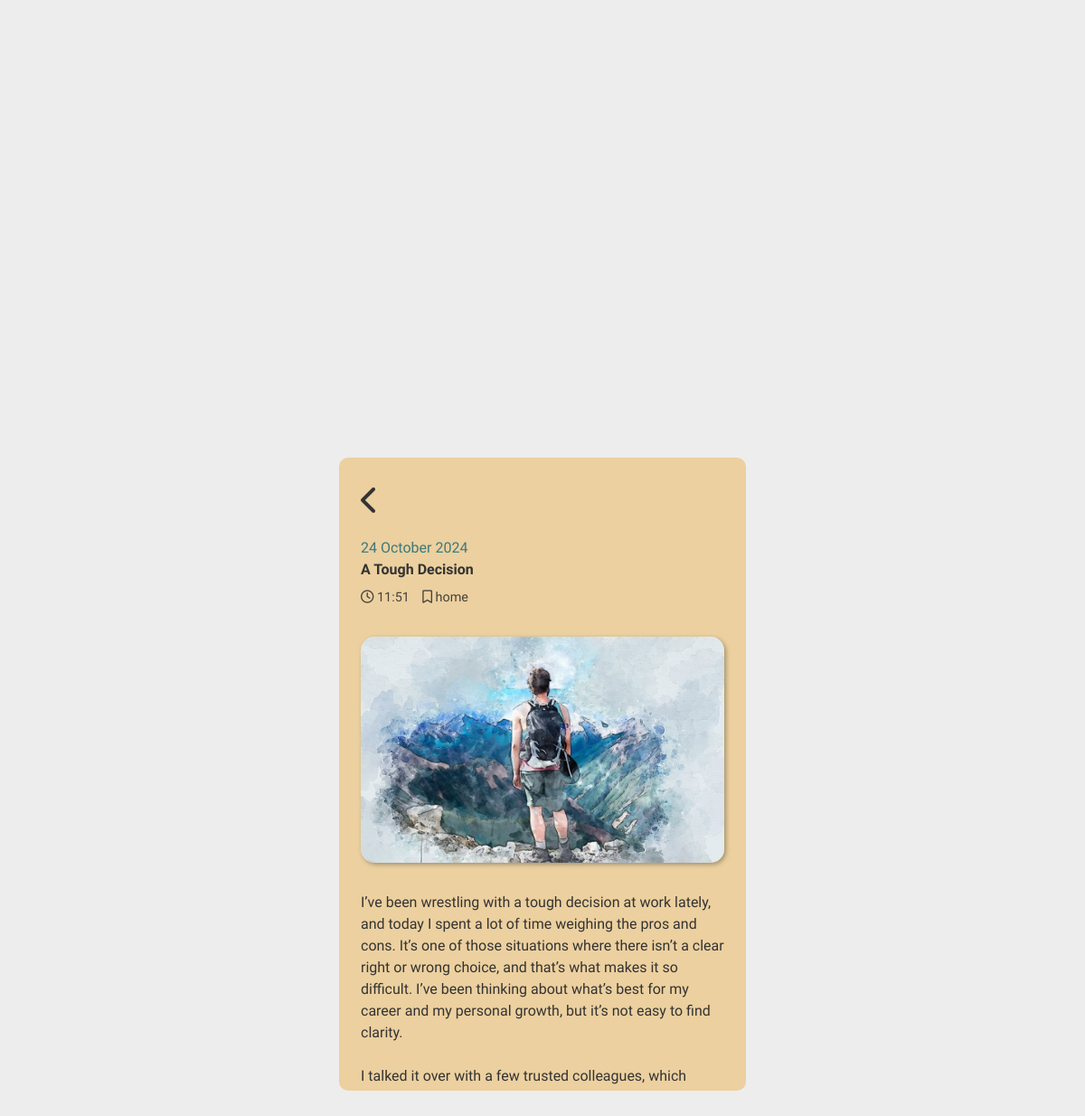
Screenshot of /view.php?journal_id=64 with the database file from the repository.
### tables this page shows
CREATE TABLE `journal` (
  `id` int(11) NOT NULL,
  `title` varchar(255) DEFAULT NULL,
  `content` text DEFAULT NULL,
  `img_url` varchar(255) DEFAULT NULL,
  `create_at` timestamp NOT NULL DEFAULT current_timestamp(),
  `updated_at` timestamp NOT NULL DEFAULT current_timestamp() ON UPDATE current_timestamp(),
  `type` varchar(255) DEFAULT NULL
);

### classes/journal.class.php (called while the page is built, shortened)
<?php
require_once 'database.php';
class Journal{
    public $id;
    protected $db ;
    function __construct(){
        $this->db = new Database();
    }
    function select_journal(){
        $sql = "SELECT * FROM journal
        WHERE :id = journal.id; ";
        $query =  $this->db->connect()->prepare($sql);
        $query->bindParam(':id', $this->id);
        if($query->execute()){
            $data = $query->fetch();
        }
        return $data;
    }
}

### classes/database.php (called while the page is built)
<?php
class Database{
    private $host = 'localhost';
    private $username = 'root';
    private $password = '';
    private $database = 'journal';
    protected $connection;
    function connect(){
        try
			{
				$this->connection = new PDO("mysql:host=$this->host;dbname=$this->database", $this->username, $this->password);
			}
			catch (PDOException $e)
			{
				echo "Connection error " . $e->getMessage();
			}
        return $this->connection;
    }
}
?>

### view.php (the view, shortened to what this page needs)
<!DOCTYPE html>
<html lang="en">
<head>
    <link rel="stylesheet" href="styles.css">
    <link href="https://cdnjs.cloudflare.com/ajax/libs/font-awesome/6.0.0/css/all.min.css" rel="stylesheet">
</head>
<body>
    <?php  session_start();
        include_once 'classes/journal.class.php';
        $journal = new Journal();
        if(isset($_GET['journal_id'])){
            $journal->id = $_GET['journal_id'];
            $selected_journal = $journal->select_journal();
        }else if(isset($_GET['delete_id'])){
            $journal->id = $_GET['delete_id'];
            if($journal->delete_journal()){
                header('index.php');
            }
        }
    ?>
    <div class ="bg-full bg-light d-flex justify-content-center align-items-center ">
        <div class="journal-container bg-primary rounded-2 p-half " style = "height: 700px; width: 450px; overflow:scroll;">
            <section class = "mb-1">
                <a style = "font-size: 2rem;"  href = "index.php" > <i class="fa-solid fa-chevron-left"></i> </a>
             </section>
            <section class = "mb-2">
                <div class ="mb-little">
                    <p class = "text-blue"><?php $date = new DateTime($selected_journal['create_at']); echo $date->format('d F Y');?></p>
                    <p class = "" style = "width: 200px; font-weight:bold; font-size: 1rem;" >
                        <?php echo $selected_journal['title']?>
                    </p>
                </div>
                <div class ="d-flex" style = "font-size:0.9rem; opacity: 90%;" >
                    <div style = "margin-right: 1em; ">
                        <i class="fa-regular fa-clock" ></i>
                        <?php $time = new DateTime($selected_journal['create_at']); echo $time->format('H:i')?>
                    </div>
                    <div>
                        <i class="fa-regular fa-bookmark"></i>
                        <?php echo $selected_journal['type']?>
                    </div>
                </div>
            </section>
            <section class = "w-100 mb-2">
                <div class="img-container " style = "height: 250px; width: 100%;">
                    <img class = "rounded-3 card-shadow"  src="<?php echo $selected_journal['img_url'] ?>" style = "height:100%; width: 100%; object-fit:cover;" alt="journal-image">
                </div>
            </section>
            <section>
                <p class = "preserve-format mb-2"><?php echo $selected_journal['content']?></p>
            </section >
        </div>
    </div>
</body>
</html>

### styles.css (style rules this page uses)
* { margin: 0; padding: 0; box-sizing: border-box; }
html { font-size: 16px; line-height: 1.5; box-sizing: border-box; }
body { font-family: 'Libre Caslon Text','Arial', sans-serif; color: #333; background-color: #f4f4f4; }
a { text-decoration: none; color: inherit; outline: none; background: none; border: none; padding: 0; margin: 0; }
.bg-light { background-color: #ededed; }
.bg-full { height: 100vh; width: 100vw; }
.bg-primary { background-color: #ecd09f; }
.d-flex { display: flex; }
.justify-content-center { justify-content: center; }
.align-items-center { align-items:center; }
.rounded-2 { border-radius: 10px; }
.rounded-3 { border-radius: 15px; }
.p-half { padding: 1.5em; }
.mb-1 { margin-bottom: 1em; }
.mb-2 { margin-bottom: 2em; }
.mb-little { margin-bottom: 0.5em; }
.w-100 { width: 100%; }
.text-blue { color: #3b797c; }
.card-shadow { transition: all; transition-duration: 0.5s; box-shadow: 2px 2px 5px #a3916f; }
.preserve-format { white-space: pre-wrap; }

### rows the page displays
journal: create_at "24 October 2024", title "A Tough Decision", create_at "11:51", type "home", img_url (picture), content "I’ve been wrestling with a tough decision at work lately, and today I spent a lot of time weighing the pros and cons. It’s one of those situations where there isn’t a clear right or wrong choice, and that’s what makes it so difficult. I’ve been thinking about what’s best for my career and my personal growth, but it’s not easy to find clarity. I talked it over with a few trusted colleagues, which…"
